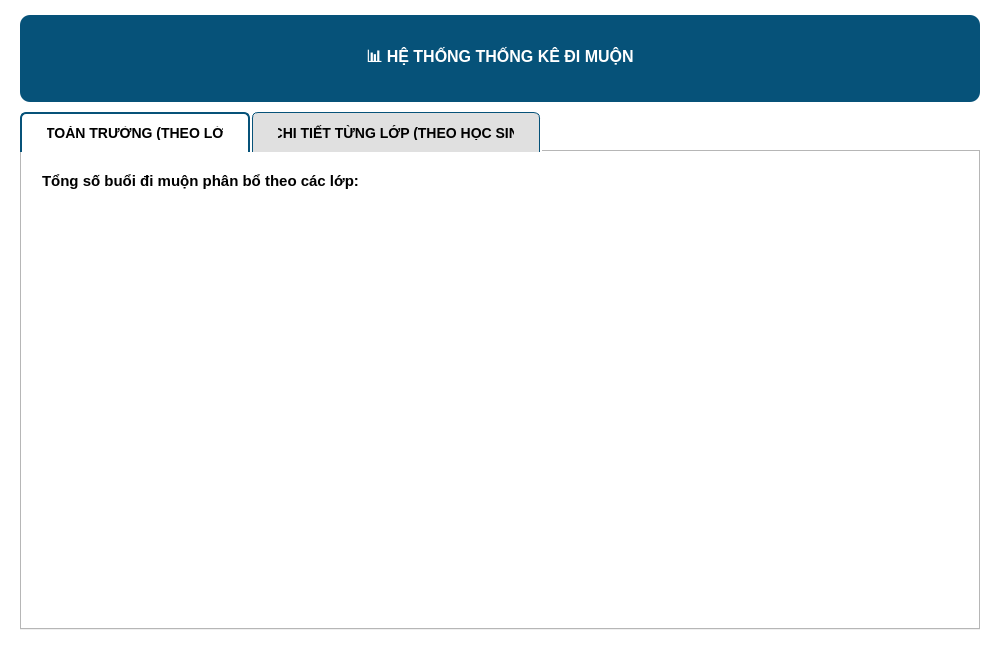
<?xml version="1.0" encoding="UTF-8"?>
<ui version="4.0">
 <class>StatisticsPage</class>
 <widget class="QWidget" name="StatisticsPage">
  <property name="geometry">
   <rect>
    <x>0</x>
    <y>0</y>
    <width>1000</width>
    <height>650</height>
   </rect>
  </property>
  <property name="windowTitle">
   <string>THỐNG KÊ ĐI HỌC MUỘN</string>
  </property>
  <property name="styleSheet">
   <string notr="true">background-color: white;</string>
  </property>
  <layout class="QVBoxLayout" name="verticalLayout">
   <property name="spacing">
    <number>10</number>
   </property>
   <property name="leftMargin">
    <number>20</number>
   </property>
   <property name="topMargin">
    <number>15</number>
   </property>
   <property name="rightMargin">
    <number>20</number>
   </property>
   <property name="bottomMargin">
    <number>20</number>
   </property>
   <item>
    <widget class="QFrame" name="title_frame">
     <property name="styleSheet">
      <string notr="true">background-color: #065279; border-radius: 10px; padding: 10px;</string>
     </property>
     <layout class="QVBoxLayout" name="verticalLayout_2">
      <item>
       <widget class="QLabel" name="title_label">
        <property name="styleSheet">
         <string notr="true">color: white; font-weight: bold; font-size: 16px;</string>
        </property>
        <property name="text">
         <string>📊 HỆ THỐNG THỐNG KÊ ĐI MUỘN</string>
        </property>
        <property name="alignment">
         <set>Qt::AlignCenter</set>
        </property>
       </widget>
      </item>
     </layout>
    </widget>
   </item>
   <item>
    <widget class="QTabWidget" name="tabs">
     <property name="styleSheet">
      <string notr="true">QTabWidget::panel { border: 2px solid white; border-radius: 8px; background-color: white; }
            QTabBar::tab {
                background-color: #e0e0e0; 
                color: black; 
                font-weight: bold; 
                font-size: 14px;
                padding: 12px 25px; 
                border-top-left-radius: 6px; 
                border-top-right-radius: 6px;
                border: 1px solid #065279;
                border-bottom: none;
                margin-right: 2px;
            }
            QTabBar::tab:selected { 
                background-color: white; 
                color: black; 
                border: 2px solid #065279;
                border-bottom: none;
            }</string>
     </property>
     <property name="currentIndex">
      <number>0</number>
     </property>
     <widget class="QWidget" name="tab_all_school">
      <attribute name="title">
       <string>🏫 TOÀN TRƯỜNG (THEO LỚP)</string>
      </attribute>
      <layout class="QVBoxLayout" name="verticalLayout_3">
       <property name="leftMargin">
        <number>20</number>
       </property>
       <property name="topMargin">
        <number>20</number>
       </property>
       <property name="rightMargin">
        <number>20</number>
       </property>
       <property name="bottomMargin">
        <number>20</number>
       </property>
       <item>
        <widget class="QLabel" name="info_label">
         <property name="styleSheet">
          <string notr="true">font-size: 15px; font-weight: bold; color: black;</string>
         </property>
         <property name="text">
          <string>Tổng số buổi đi muộn phân bổ theo các lớp:</string>
         </property>
        </widget>
       </item>
       <item>
        <widget class="QWidget" name="chart_all" native="true">
         <property name="sizePolicy">
          <sizepolicy hsizetype="Expanding" vsizetype="Expanding">
           <horstretch>0</horstretch>
           <verstretch>0</verstretch>
          </sizepolicy>
         </property>
        </widget>
       </item>
      </layout>
     </widget>
     <widget class="QWidget" name="tab_by_class">
      <attribute name="title">
       <string>👥 CHI TIẾT TỪNG LỚP (THEO HỌC SINH)</string>
      </attribute>
      <layout class="QVBoxLayout" name="verticalLayout_4">
       <property name="spacing">
        <number>15</number>
       </property>
       <property name="leftMargin">
        <number>20</number>
       </property>
       <property name="topMargin">
        <number>20</number>
       </property>
       <property name="rightMargin">
        <number>20</number>
       </property>
       <property name="bottomMargin">
        <number>20</number>
       </property>
       <item>
        <layout class="QHBoxLayout" name="horizontalLayout">
         <item>
          <widget class="QLabel" name="select_label">
           <property name="styleSheet">
            <string notr="true">font-size: 15px; font-weight: bold; color: black;</string>
           </property>
           <property name="text">
            <string>Chọn lớp học muốn xem:</string>
           </property>
          </widget>
         </item>
         <item>
          <widget class="QComboBox" name="class_combo">
           <property name="styleSheet">
            <string notr="true">QComboBox { padding: 8px; font-size: 14px; border: 2px solid #065279; border-radius: 5px; min-width: 150px; background: white; color: black; }
            QComboBox QAbstractItemView { color: black; background: white; selection-background-color: #065279; selection-color: white; }</string>
           </property>
          </widget>
         </item>
         <item>
          <spacer name="horizontalSpacer">
           <property name="orientation">
            <enum>Qt::Horizontal</enum>
           </property>
           <property name="sizeHint" stdset="0">
            <size>
             <width>40</width>
             <height>20</height>
            </size>
           </property>
          </spacer>
         </item>
        </layout>
       </item>
       <item>
        <widget class="QWidget" name="chart_class" native="true">
         <property name="sizePolicy">
          <sizepolicy hsizetype="Expanding" vsizetype="Expanding">
           <horstretch>0</horstretch>
           <verstretch>0</verstretch>
          </sizepolicy>
         </property>
        </widget>
       </item>
      </layout>
     </widget>
    </widget>
   </item>
  </layout>
 </widget>
 <resources/>
 <connections/>
</ui>
